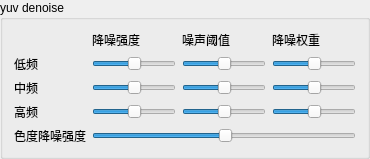
              <widget class="QGroupBox" name="groupBox_14">
               <property name="title">
                <string>yuv denoise</string>
               </property>
               <layout class="QGridLayout" name="gridLayout_17">
                <item row="4" column="0">
                 <widget class="QLabel" name="label_37">
                  <property name="text">
                   <string>高频</string>
                  </property>
                 </widget>
                </item>
                <item row="3" column="1">
                 <widget class="QSlider" name="denoise_strength_m">
                  <property name="value">
                   <number>50</number>
                  </property>
                  <property name="orientation">
                   <enum>Qt::Horizontal</enum>
                  </property>
                 </widget>
                </item>
                <item row="5" column="0">
                 <widget class="QLabel" name="label_40">
                  <property name="text">
                   <string>色度降噪强度</string>
                  </property>
                 </widget>
                </item>
                <item row="3" column="0">
                 <widget class="QLabel" name="label_36">
                  <property name="text">
                   <string>中频</string>
                  </property>
                 </widget>
                </item>
                <item row="4" column="1">
                 <widget class="QSlider" name="denoise_strength_h">
                  <property name="value">
                   <number>50</number>
                  </property>
                  <property name="orientation">
                   <enum>Qt::Horizontal</enum>
                  </property>
                 </widget>
                </item>
                <item row="2" column="2">
                 <widget class="QSlider" name="noise_threshold_l">
                  <property name="value">
                   <number>50</number>
                  </property>
                  <property name="orientation">
                   <enum>Qt::Horizontal</enum>
                  </property>
                 </widget>
                </item>
                <item row="2" column="1">
                 <widget class="QSlider" name="denoise_strength_l">
                  <property name="value">
                   <number>50</number>
                  </property>
                  <property name="orientation">
                   <enum>Qt::Horizontal</enum>
                  </property>
                 </widget>
                </item>
                <item row="3" column="2">
                 <widget class="QSlider" name="noise_threshold_m">
                  <property name="value">
                   <number>50</number>
                  </property>
                  <property name="orientation">
                   <enum>Qt::Horizontal</enum>
                  </property>
                 </widget>
                </item>
                <item row="2" column="0">
                 <widget class="QLabel" name="label_31">
                  <property name="text">
                   <string>低频</string>
                  </property>
                 </widget>
                </item>
                <item row="1" column="1">
                 <widget class="QLabel" name="label_38">
                  <property name="text">
                   <string>降噪强度</string>
                  </property>
                 </widget>
                </item>
                <item row="1" column="2">
                 <widget class="QLabel" name="label_39">
                  <property name="text">
                   <string>噪声阈值</string>
                  </property>
                 </widget>
                </item>
                <item row="4" column="2">
                 <widget class="QSlider" name="noise_threshold_h">
                  <property name="value">
                   <number>50</number>
                  </property>
                  <property name="orientation">
                   <enum>Qt::Horizontal</enum>
                  </property>
                 </widget>
                </item>
                <item row="1" column="3">
                 <widget class="QLabel" name="label_41">
                  <property name="text">
                   <string>降噪权重</string>
                  </property>
                 </widget>
                </item>
                <item row="2" column="3">
                 <widget class="QSlider" name="noise_weight_l">
                  <property name="maximum">
                   <number>100</number>
                  </property>
                  <property name="value">
                   <number>50</number>
                  </property>
                  <property name="orientation">
                   <enum>Qt::Horizontal</enum>
                  </property>
                 </widget>
                </item>
                <item row="3" column="3">
                 <widget class="QSlider" name="noise_weight_m">
                  <property name="maximum">
                   <number>100</number>
                  </property>
                  <property name="value">
                   <number>50</number>
                  </property>
                  <property name="orientation">
                   <enum>Qt::Horizontal</enum>
                  </property>
                 </widget>
                </item>
                <item row="4" column="3">
                 <widget class="QSlider" name="noise_weight_h">
                  <property name="maximum">
                   <number>100</number>
                  </property>
                  <property name="value">
                   <number>50</number>
                  </property>
                  <property name="orientation">
                   <enum>Qt::Horizontal</enum>
                  </property>
                 </widget>
                </item>
                <item row="5" column="1" colspan="3">
                 <widget class="QSlider" name="color_denoise_strength">
                  <property name="value">
                   <number>50</number>
                  </property>
                  <property name="orientation">
                   <enum>Qt::Horizontal</enum>
                  </property>
                 </widget>
                </item>
               </layout>
              </widget>
